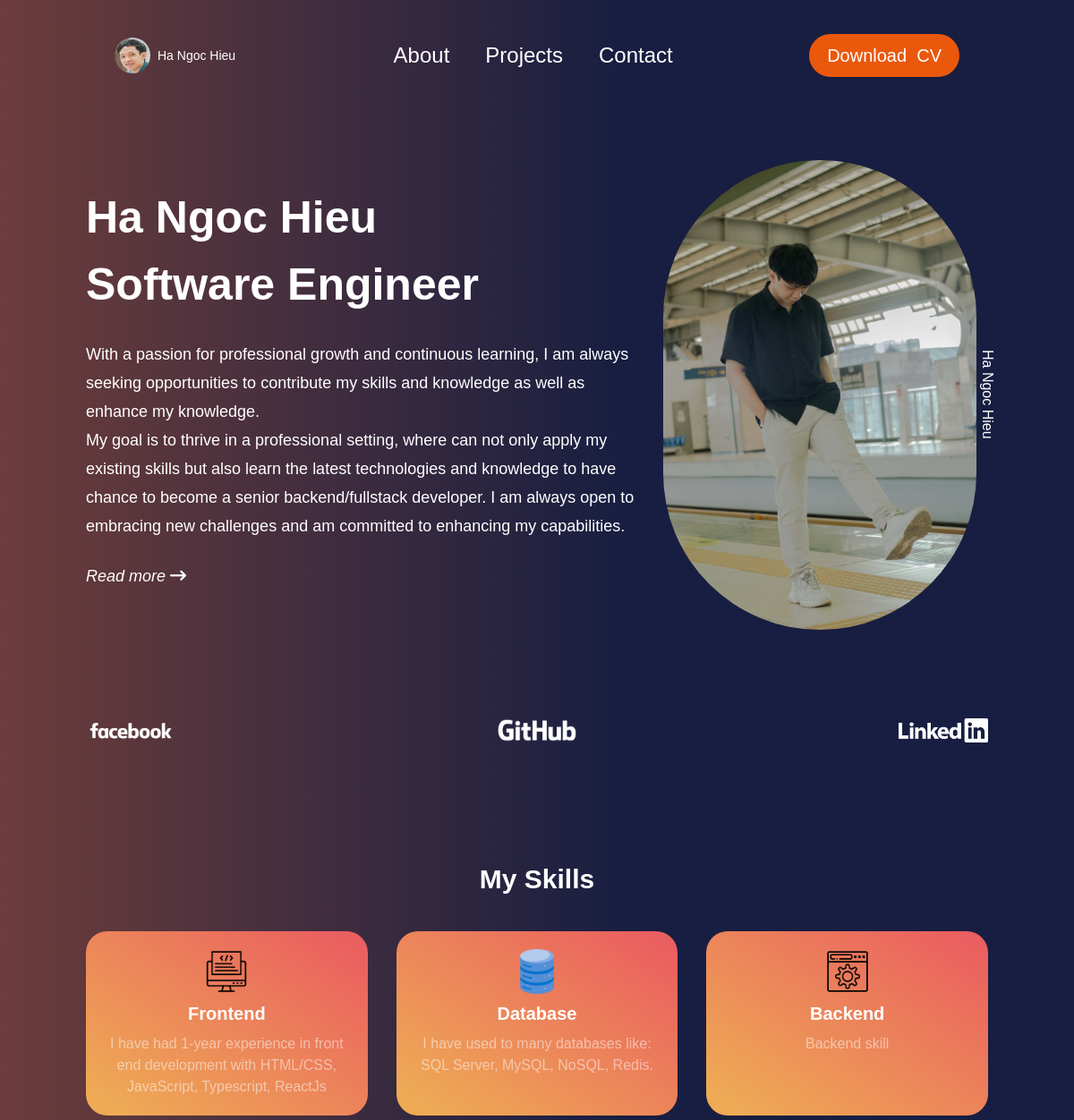
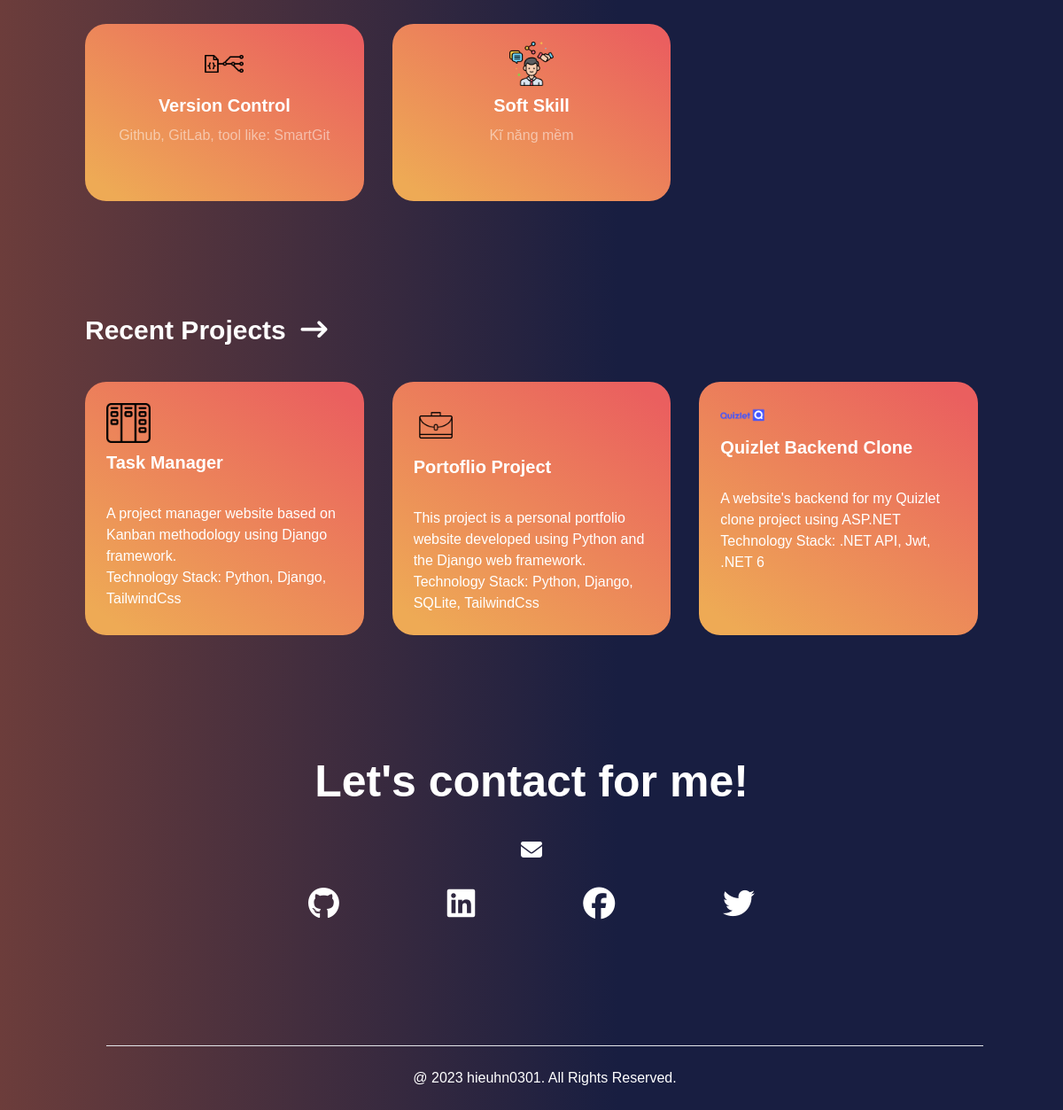
The page / on the database its author committed (2 pictures, top to bottom).
### app/models.py (models this page shows, shortened)
class UserInfo(User):
    middle_name = models.CharField('middle name', max_length=50, blank=True, null=True)
    dob = models.DateField()
    phone = models.CharField(max_length=15, validators=[validate_phone])
    introduction = models.TextField()
    position = models.CharField(max_length=50)
    avatar = models.ImageField(upload_to='static/images/', blank=True, null=True)
    image = models.ImageField(upload_to='static/images/', blank=True, null=True)
    facebook_link = models.CharField(max_length=100, blank=True, null=True)
    linkedin_link = models.CharField(max_length=100, blank=True, null=True)
    github_link = models.CharField(max_length=100, blank=True, null=True)
    twitter_link = models.CharField(max_length=100, blank=True, null=True)
    def get_full_name(self):
        if self.middle_name:
            return "%s %s %s" % (self.last_name, self.middle_name, self.first_name)
        return "%s %s" % (self.last_name, self.first_name)

class Skill(models.Model):
    title = models.CharField(max_length=200)
    img_url = models.ImageField(upload_to='static/images/', blank=True, null=True)
    description = models.TextField()
    user = models.ForeignKey(UserInfo, on_delete=models.CASCADE, related_name='skills')

class Project(models.Model):
    title = models.CharField(max_length=200)
    start_date = models.DateField()
    end_date = models.DateField(blank=True, null=True)
    img_url = models.ImageField(upload_to='static/images/', blank=True, null=True)
    github_url = models.URLField(blank=True, null=True)
    description = models.TextField(blank=True, null=True)
    user = models.ForeignKey(UserInfo, on_delete=models.CASCADE, related_name='projects')

### app/views.py (the view)
# urls.py: path('', views.IndexView.as_view(), name='home'),
class IndexView(BaseView):
    model = UserInfo
    template_name = 'index.html'
    def get_context_data(self, **kwargs):
        context = super().get_context_data(**kwargs)
        projects = self.user.projects.order_by('-start_date')
        context['skills'] = self.user.skills.all()
        context['project_list'] = projects
        return context

### app/views.py (called while the page is built)
    def get_context_data(self, **kwargs):
        context = super().get_context_data(**kwargs)
        context['user_info'] = self.user
        return context

### templates/index.html (shortened to what this page needs)
{% extends 'base.html' %}
{% block content %}
<section class='w-full flex flex-row justify-between text-white'>
      <div class='w-[65%] relative flex flex-col justify-center items-start'>
        <h1 class='mt-10 text-[50px] font-bold'>
          <span class='whitespace-nowrap relative z-10 pr-10'>
            {{user_info.get_full_name}}
          </span>
          <br />
          <span class='whitespace-nowrap relative z-10 pr-10'>{{user_info.position}}</span>
        </h1>
        <div class='text-lg leading-8 mt-6 mb-14 w-[95%]'>
            <p class="whitespace-pre-line mb-6">{{user_info.introduction}}</p>
            <a href="{% url 'app:about' %}" class="italic">Read more <i class="fa-solid fa-arrow-right-long"></i></a>
        </div>
      </div>
      <div class='w-[35%] hidden relative md:flex justify-center items-center'>
        <img
          src="{{user_info.image}}"
          alt='image'
          class='w-full max-w-[350px] max-h-[600px] rounded-full'
        />
          <div class="text-wrap" style="writing-mode: vertical-lr;">{{user_info.get_full_name}}</div>
      </div>
</section>
<section class="w-full my-20">
    <div class="flex justify-between items-center">
        <div>
            <a href="{{user_info.facebook_link}}" target="_blank">
                <img alt="facebook logo" src="../static/images/facebook.png" width="100">
            </a>
        </div>
            <div>
            <a href="{{user_info.github_link}}" target="_blank">
                <img alt="github logo" src="../static/images/github.png" width="100">
            </a>
        </div>
        <div>
            <a href="{{user_info.linkedin_link}}" target="_blank">
                <img alt="linkedin logo" src="../static/images/linkedin%20logo.png" width="100">
            </a>
        </div>
    </div>
</section>
<section class='w-full text-white text-center my-32'>
    <h1 class="text-3xl font-bold">My Skills</h1>
    <div class="grid grid-cols-2 sm:grid-cols-3 gap-8 mt-10">
        {% for skill in skills %}
            <div class="min-h-[200px] max-w-[350px] rounded-3xl hover:opacity-90" style="background: linear-gradient(214deg, #EA5F5F 6.04%, #EA5 92.95%);">
                <div class="w-full flex flex-col justify-center items-center gap-2 p-5">
                    <img alt="{{skill.title}}" src="{{skill.img_url}}" width="50" height="50">
                    <h2 class="w-full text-xs sm:text-xl font-bold ">{{skill.title}}</h2>
                    <p class="w-full break-words text-white text-opacity-50">{{skill.description}}</p>
                </div>
            </div>
        {% endfor %}
    </div>
</section>
<section class="w-full text-white my-32">
    <a href="{% url 'app:projects' %}" class="text-3xl font-bold hover:opacity-95">Recent Projects &nbsp;<i class="fa-solid fa-arrow-right-long"></i></a>
    <div class="grid grid-cols-2 sm:grid-cols-3 gap-8 mt-10">
    {% for project in project_list|slice:":3" %}
        <div class="min-h-[200px] max-h-[300px] max-w-[350px] rounded-3xl hover:shadow-2xl hover:opacity-90" style="background: linear-gradient(214deg, #EA5F5F 6.04%, #EA5 92.95%);">
            <a href="{{project.github_url}}" class="w-full min-h-[200px] h-full flex flex-col gap-2 p-6">
                <img alt="" src="{{project.img_url}}" width="50" height="50">
                <h2 class="text-sm sm:text-xl font-bold">{{project.title}}</h2>
                <p class="break-words overflow-y-auto whitespace-pre-line">
                    {{project.description}}
                </p>
            </a>
        </div>
    {% endfor %}
    </div>
</section>
<section class="w-full my-20">
    <div class="flex flex-col justify-center items-center text-white text-center gap-6">
        <div class="w-full text-[50px] font-bold">Let's contact for me!</div>
        <a href="{% url 'app:contact' %}" class="italic text-2xl font-bold hover:opacity-90">
            <i class="fa-solid fa-envelope"></i>
        </a>
        <div class="w-1/2 flex flex-row justify-between items-center">
            <a href="{{user.github_url}}"><i class="text-4xl fa-brands fa-github"></i></a>
            <a href="{{user.linkedin_url}}"><i class="text-4xl fa-brands fa-linkedin"></i></a>
            <a href="{{user.facebook_url}}"><i class="text-4xl fa-brands fa-facebook"></i></a>
            <a href="{{user.facebook_url}}"><i class="text-4xl fa-brands fa-twitter"></i></a>
        </div>
    </div>
</section>
{% endblock %}

### templates/base.html (shortened to what this page needs)
<!DOCTYPE html>
{% load static %}
{% load static tailwind_tags %}
<html lang="en">
<head>
    <link rel="stylesheet" href="https://cdnjs.cloudflare.com/ajax/libs/font-awesome/6.5.1/css/all.min.css" />
    <link rel="stylesheet" href="{% static 'css/style.css' %}">
    {% tailwind_css %}
</head>
<body>
    <div class="min-h-screen bg-gradient-to-r from-[#984d38] from-[-30.3%] to-[#181E41] to-[58.12%] pb-5">
        <div class="py-[2.5%] px-[5%] sm:px-[8%]">
            <nav style="padding-bottom: 72px" class="">
                <div class="mx-auto max-w-7xl px-2 md:px-6 lg:px-8">
                    <div class="w-full flex h-12 md:h-16 items-center justify-between">
                        <div class="flex flex-shrink-0 items-center">
                            <a href="{% url 'app:home' %}" class="flex flex-row justify-center items-center gap-2 rounded-full text-sm bold text-white">
                                <img class="h-10 w-10 rounded-full" src="{{user_info.avatar}}" alt="avatar">
                                <h1 class="text-sm">{{user_info.get_full_name}} </h1>
                            </a>
                        </div>
                        <div class="w-full hidden md:flex items-center justify-center">
                            <div class="md:ml-6 md:block">
                                <div class="flex space-x-4">
                                    <a href="{% url 'app:about' %}" class="text-white hover:text-gray-300 rounded-md px-3 py-2 text-2xl font-medium">About</a>
                                    <a href="{% url 'app:projects' %}" class="text-white hover:text-gray-300 rounded-md px-3 py-2 text-2xl font-medium">Projects</a>
                                    <a href="{% url 'app:contact' %}" class="text-white hover:text-gray-300 rounded-md px-3 py-2 text-2xl font-medium">Contact</a>
                                </div>
                            </div>
                        </div>
                        <div class="hidden md:flex items-center px-5 py-2.5 rounded-full bg-orange-600">
                            <a href="{% static 'uploads/cv.pdf' %}" download="cv.pdf" class="w-full text-center text-xl text-white font-medium text-nowrap">
                                <span class="hidden md:inline-block">Download &nbsp;</span>CV
                            </a>
                        </div>
                    </div>
                </div>
            </nav>
            {% block content %}
            {% endblock %}
        </div>
        <footer class="text-center text-white" style="padding: 2.5% 7.5% 2.5% 10%">
            <hr>
            <br>
            <h2>@ 2023 hieuhn0301. All Rights Reserved.</h2>
        </footer>
    </div>
</body>
</html>

### static/css/style.css (style rules this page uses)
body { font-family: 'Poppins', sans-serif; }

### rows shown on the page
UserInfo: avatar (picture), get_full_name "Ha Ngoc Hieu", position "Software Engineer", introduction "With a passion for professional growth and continuous learning, I am always seeking opportunities to contribute my skills and knowledge as well as enhance my knowledge. My goal is to thrive in a professional setting, where can not only apply my existing skills but also learn the latest technologies and knowledge to have chance to become a senior backend/fullstack developer. I am always open to embracing new challenges and am committed to enhancing my capabilities.", image (picture)
Skill: img_url (picture), title "Frontend", description "I have had 1-year experience in front end development with HTML/CSS, JavaScript, Typescript, ReactJs"
Skill: img_url (picture), title "Database", description "I have used to many databases like: SQL Server, MySQL, NoSQL, Redis."
Skill: img_url (picture), title "Backend", description "Backend skill"
Skill: img_url (picture), title "Version Control", description "Github, GitLab, tool like: SmartGit"
Skill: img_url (picture), title "Soft Skill", description "Kĩ năng mềm"
Project: img_url (picture), title "Task Manager", description "A project manager website based on Kanban methodology using Django framework. Technology Stack: Python, Django, TailwindCss"
Project: img_url (picture), title "Portoflio Project", description "This project is a personal portfolio website developed using Python and the Django web framework. Technology Stack: Python, Django, SQLite, TailwindCss"
Project: img_url (picture), title "Quizlet Backend Clone", description "A website's backend for my Quizlet clone project using ASP.NET Technology Stack: .NET API, Jwt, .NET 6"
